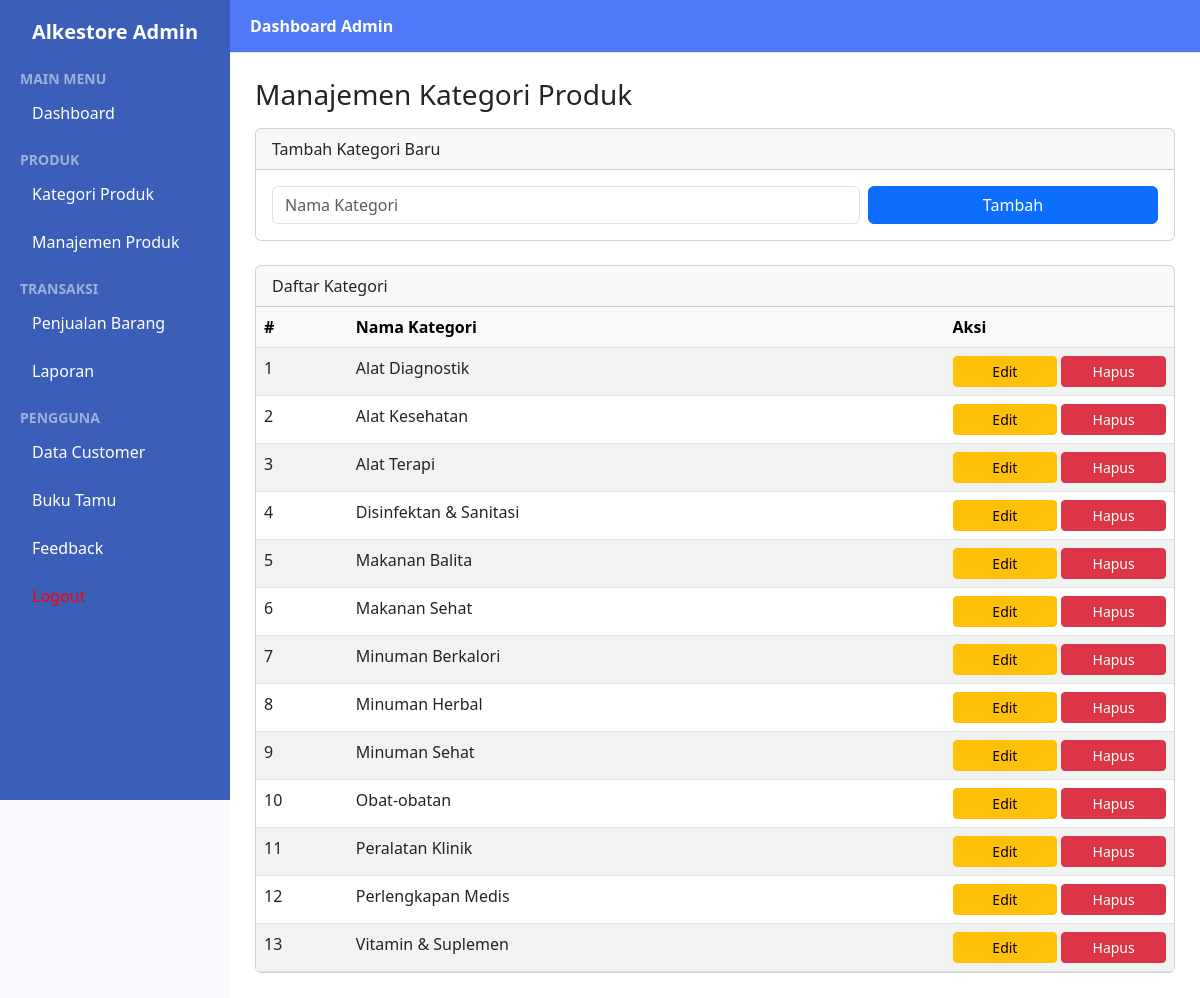
The page /app/views/admin/dashboard_admin.php?page=kategori (signed in) on the database its author committed.
### tables this page shows
CREATE TABLE `tbl_categories` (
  `id` int(11) NOT NULL,
  `name` varchar(100) NOT NULL
);

### app/views/admin/kategori_produk.php (the view, shortened to what this page needs)
<?php
include_once __DIR__ . '/../../../config/database.php';
$kategori = mysqli_query($conn, "SELECT * FROM tbl_categories ORDER BY name ASC");
?>
<div class="d-flex justify-content-between align-items-center mb-3">
  <h3 class="mb-0">Manajemen Kategori Produk</h3>
</div>
<div class="card mb-4">
  <div class="card-header">Tambah Kategori Baru</div>
  <div class="card-body">
    <form method="POST">
      <div class="row g-2">
        <div class="col-md-8">
          <input type="text" name="nama" class="form-control" placeholder="Nama Kategori" required>
        </div>
        <div class="col-md-4">
          <button type="submit" name="tambah" class="btn btn-primary w-100">Tambah</button>
        </div>
      </div>
    </form>
  </div>
</div>
<div class="card">
  <div class="card-header">Daftar Kategori</div>
  <div class="card-body p-0">
    <table class="table table-striped mb-0">
      <thead class="table-light">
        <tr>
          <th style="width: 10%">#</th>
          <th>Nama Kategori</th>
          <th style="width: 25%">Aksi</th>
        </tr>
      </thead>
      <tbody>
        <?php $no = 1; while ($row = mysqli_fetch_assoc($kategori)): ?>
        <tr>
          <td><?= $no++ ?></td>
          <td><?= htmlspecialchars($row['name']) ?></td>
          <td>
            <div class="row g-1">
              <div class="col-6">
                <button class="btn btn-warning btn-sm w-100"
                  onclick="editKategori(<?= $row['id'] ?>, '<?= addslashes($row['name']) ?>')">
                  Edit
                </button>
              </div>
              <div class="col-6">
                <button class="btn btn-danger btn-sm w-100"
                  onclick="hapusKategori(<?= $row['id'] ?>)">
                  Hapus
                </button>
              </div>
            </div>
          </td>
        </tr>
        <?php endwhile; ?>
      </tbody>
    </table>
  </div>
</div>

### app/views/admin/dashboard_admin.php (style rules this page uses)
body { margin: 0; font-family: 'Segoe UI', sans-serif; background-color: #f8f9fc; }

### rows shown on the page
tbl_categories: name "Alat Diagnostik"
tbl_categories: name "Alat Kesehatan"
tbl_categories: name "Alat Terapi"
tbl_categories: name "Disinfektan & Sanitasi"
tbl_categories: name "Makanan Balita"
tbl_categories: name "Makanan Sehat"
tbl_categories: name "Minuman Berkalori"
tbl_categories: name "Minuman Herbal"
tbl_categories: name "Minuman Sehat"
tbl_categories: name "Obat-obatan"
tbl_categories: name "Peralatan Klinik"
tbl_categories: name "Perlengkapan Medis"
tbl_categories: name "Vitamin & Suplemen"
